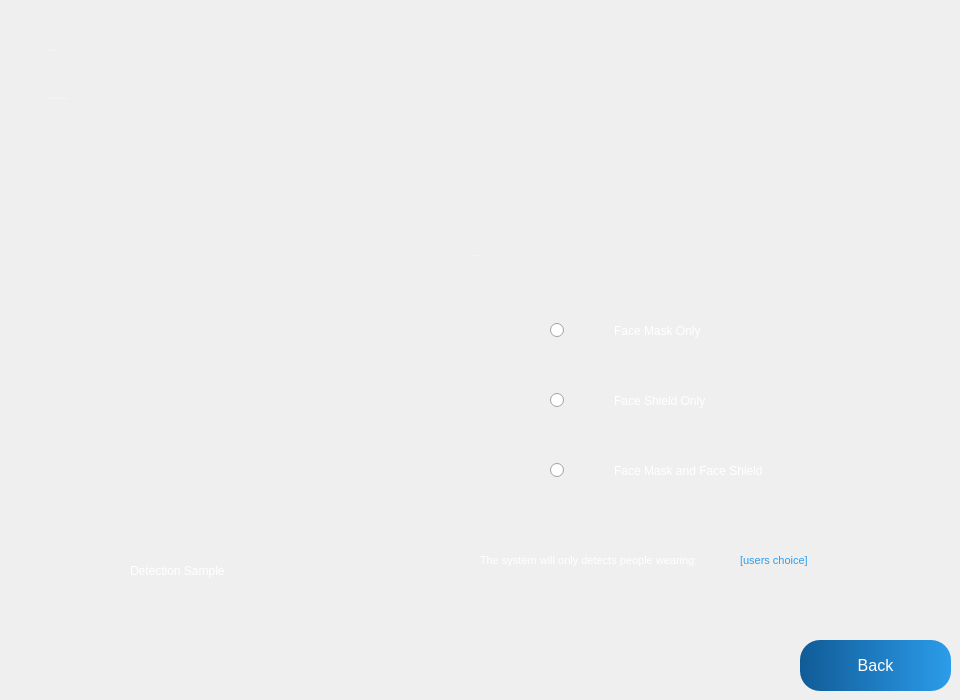
       <widget class="QWidget" name="detectionSetup_page">
        <widget class="QLabel" name="label_39">
         <property name="geometry">
          <rect>
           <x>0</x>
           <y>0</y>
           <width>921</width>
           <height>151</height>
          </rect>
         </property>
         <property name="text">
          <string/>
         </property>
         <property name="pixmap">
          <pixmap resource="detechRs.qrc">:/images/images/titleRectangle.png</pixmap>
         </property>
         <property name="scaledContents">
          <bool>true</bool>
         </property>
        </widget>
        <widget class="QLabel" name="detectionSetup_label_3">
         <property name="geometry">
          <rect>
           <x>50</x>
           <y>20</y>
           <width>357</width>
           <height>61</height>
          </rect>
         </property>
         <property name="font">
          <font>
           <family>Roboto</family>
           <pointsize>-1</pointsize>
           <weight>50</weight>
           <italic>false</italic>
           <bold>false</bold>
          </font>
         </property>
         <property name="styleSheet">
          <string notr="true">QLabel
{
color: white;
font: 50px &quot;Roboto&quot;;
background-color:None;

}</string>
         </property>
         <property name="text">
          <string>Detection Setup</string>
         </property>
        </widget>
        <widget class="QLabel" name="detectionSetup_label_4">
         <property name="geometry">
          <rect>
           <x>50</x>
           <y>87</y>
           <width>359</width>
           <height>24</height>
          </rect>
         </property>
         <property name="font">
          <font>
           <family>Roboto</family>
           <pointsize>-1</pointsize>
           <weight>50</weight>
           <italic>false</italic>
           <bold>false</bold>
          </font>
         </property>
         <property name="styleSheet">
          <string notr="true">QLabel
{
color: white;
font: 20px &quot;Roboto&quot;;
background-color:None;

}</string>
         </property>
         <property name="text">
          <string>Choose your prefer Facial PPE detection.</string>
         </property>
        </widget>
        <widget class="QLabel" name="label_40">
         <property name="geometry">
          <rect>
           <x>10</x>
           <y>200</y>
           <width>391</width>
           <height>431</height>
          </rect>
         </property>
         <property name="styleSheet">
          <string notr="true">border-image:url(:/images/images/rectangleShape.png)</string>
         </property>
         <property name="text">
          <string/>
         </property>
        </widget>
        <widget class="QLabel" name="label_75">
         <property name="geometry">
          <rect>
           <x>130</x>
           <y>550</y>
           <width>161</width>
           <height>41</height>
          </rect>
         </property>
         <property name="styleSheet">
          <string notr="true">QLabel
{
color: white;
font: 20px &quot;Roboto&quot;;
background-color:None;

}</string>
         </property>
         <property name="text">
          <string>Detection Sample</string>
         </property>
        </widget>
        <widget class="QLabel" name="pictureDetectionSample_label">
         <property name="geometry">
          <rect>
           <x>60</x>
           <y>250</y>
           <width>301</width>
           <height>281</height>
          </rect>
         </property>
         <property name="font">
          <font>
           <pointsize>23</pointsize>
          </font>
         </property>
         <property name="text">
          <string notr="true"/>
         </property>
        </widget>
        <widget class="QLabel" name="label_76">
         <property name="geometry">
          <rect>
           <x>420</x>
           <y>200</y>
           <width>531</width>
           <height>431</height>
          </rect>
         </property>
         <property name="styleSheet">
          <string notr="true">border-image:url(:/images/images/rectangleShape.png)</string>
         </property>
         <property name="text">
          <string/>
         </property>
        </widget>
        <widget class="QRadioButton" name="faceShieldOnly_radioButton">
         <property name="geometry">
          <rect>
           <x>550</x>
           <y>370</y>
           <width>321</width>
           <height>61</height>
          </rect>
         </property>
         <property name="styleSheet">
          <string notr="true">QRadioButton{
spacing: 50px;
font: 20px &quot;Roboto&quot;;
background-color:None;
background-color:None;
color: rgb(255, 255, 255)
}

QRadioButton:checked {
    background-color:qlineargradient(spread:pad, x1:0, y1:0, x2:1, y2:0, stop:0 		rgba(155, 171, 183, 1), stop:1 rgba(45, 158, 236, 0));
}

QRadioButton:unchecked {
    background-color:       None;
}</string>
         </property>
         <property name="text">
          <string>Face Shield Only</string>
         </property>
        </widget>
        <widget class="QLabel" name="label_77">
         <property name="geometry">
          <rect>
           <x>470</x>
           <y>230</y>
           <width>241</width>
           <height>51</height>
          </rect>
         </property>
         <property name="font">
          <font>
           <family>Roboto</family>
           <pointsize>-1</pointsize>
           <weight>50</weight>
           <italic>false</italic>
           <bold>false</bold>
          </font>
         </property>
         <property name="styleSheet">
          <string notr="true">QLabel
{
color: white;
font: 20px &quot;Roboto&quot;;
background-color:None;

}</string>
         </property>
         <property name="text">
          <string>Choose a detection setup:</string>
         </property>
        </widget>
        <widget class="QLabel" name="label_78">
         <property name="geometry">
          <rect>
           <x>480</x>
           <y>550</y>
           <width>261</width>
           <height>21</height>
          </rect>
         </property>
         <property name="font">
          <font>
           <pointsize>8</pointsize>
          </font>
         </property>
         <property name="styleSheet">
          <string notr="true">QLabel
{
color: white;
background-color:None;

}</string>
         </property>
         <property name="text">
          <string>The system will only detects people wearing:</string>
         </property>
        </widget>
        <widget class="QRadioButton" name="facemaskFaceshield_radioButton">
         <property name="geometry">
          <rect>
           <x>550</x>
           <y>440</y>
           <width>321</width>
           <height>61</height>
          </rect>
         </property>
         <property name="styleSheet">
          <string notr="true">QRadioButton{
spacing: 50px;
font: 20px &quot;Roboto&quot;;
background-color:None;
background-color:None;
color: rgb(255, 255, 255)
}

QRadioButton:checked {
    background-color:qlineargradient(spread:pad, x1:0, y1:0, x2:1, y2:0, stop:0 		rgba(155, 171, 183, 1), stop:1 rgba(45, 158, 236, 0));
}

QRadioButton:unchecked {
    background-color:       None;
}</string>
         </property>
         <property name="text">
          <string>Face Mask and Face Shield</string>
         </property>
        </widget>
        <widget class="QLabel" name="detectionChoice_label">
         <property name="geometry">
          <rect>
           <x>740</x>
           <y>550</y>
           <width>201</width>
           <height>21</height>
          </rect>
         </property>
         <property name="font">
          <font>
           <pointsize>8</pointsize>
          </font>
         </property>
         <property name="styleSheet">
          <string notr="true">QLabel
{
color: rgb(45, 158, 236);
background-color:None;
}</string>
         </property>
         <property name="text">
          <string>[users choice]</string>
         </property>
        </widget>
        <widget class="QRadioButton" name="faceMaskOnly_radioButton">
         <property name="geometry">
          <rect>
           <x>550</x>
           <y>300</y>
           <width>321</width>
           <height>61</height>
          </rect>
         </property>
         <property name="styleSheet">
          <string notr="true">QRadioButton{
spacing: 50px;
font: 20px &quot;Roboto&quot;;
background-color:None;
background-color:None;
color: rgb(255, 255, 255)
}

QRadioButton:checked {
    background-color:qlineargradient(spread:pad, x1:0, y1:0, x2:1, y2:0, stop:0 		rgba(155, 171, 183, 1), stop:1 rgba(45, 158, 236, 0));
}

QRadioButton:unchecked {
    background-color:       None;
}

</string>
         </property>
         <property name="text">
          <string>Face Mask Only</string>
         </property>
        </widget>
        <widget class="QPushButton" name="dtSetupBack_button">
         <property name="geometry">
          <rect>
           <x>800</x>
           <y>640</y>
           <width>151</width>
           <height>51</height>
          </rect>
         </property>
         <property name="font">
          <font>
           <pointsize>12</pointsize>
           <weight>50</weight>
           <italic>false</italic>
           <bold>false</bold>
          </font>
         </property>
         <property name="styleSheet">
          <string notr="true">QPushButton {
background-color: qlineargradient(spread:pad, x1:0, y1:0, x2:1, y2:0, stop:0 rgba(16, 91, 151, 255), stop:1 rgba(44, 156, 234, 255));
color: white;
border-radius: 20px;
}

QPushButton:hover {
    background: qradialgradient(
        cx: 0.3, cy: -0.4, fx: 0.3, fy: -0.4,
        radius: 1.35, stop: 0 rgb(119, 88, 127), stop: 1 rgb(28, 96, 255)
        );
    }

QPushButton:pressed {
    border-style: inset;
    background: qradialgradient(
        cx: 0.4, cy: -0.1, fx: 0.4, fy: -0.1,
        radius: 1.35, stop: 0 rgb(17, 21, 255), stop: 1 #ddd
        );
    }</string>
         </property>
         <property name="text">
          <string>Back</string>
         </property>
         <property name="icon">
          <iconset resource="detechRs.qrc">
           <normaloff>:/images/images/ri_login-circle-fill.png</normaloff>:/images/images/ri_login-circle-fill.png</iconset>
         </property>
         <property name="iconSize">
          <size>
           <width>30</width>
           <height>30</height>
          </size>
         </property>
        </widget>
       </widget>
